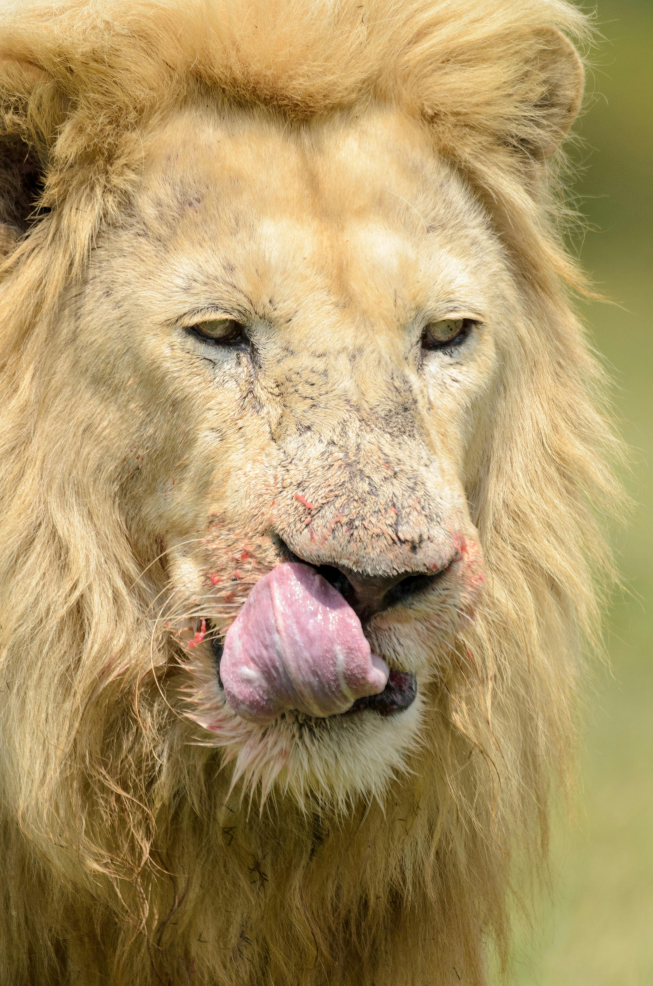
#> input picture open_cv/lion.jpg, 3264 x 4928 px (shown at 1/5 size)
$ jupyter execute page_3.ipynb
#> lines starting #> are read from the running program, lines starting #| are printed output that depends on the picture
[cell 1]
import cv2

[cell 2]
image = cv2.imread('lion.jpg')
#> image is the input picture: shape (4928, 3264, 3); mean B, G, R 102.6, 149.5, 172.7

res = image[1190:2080,1020:2080]
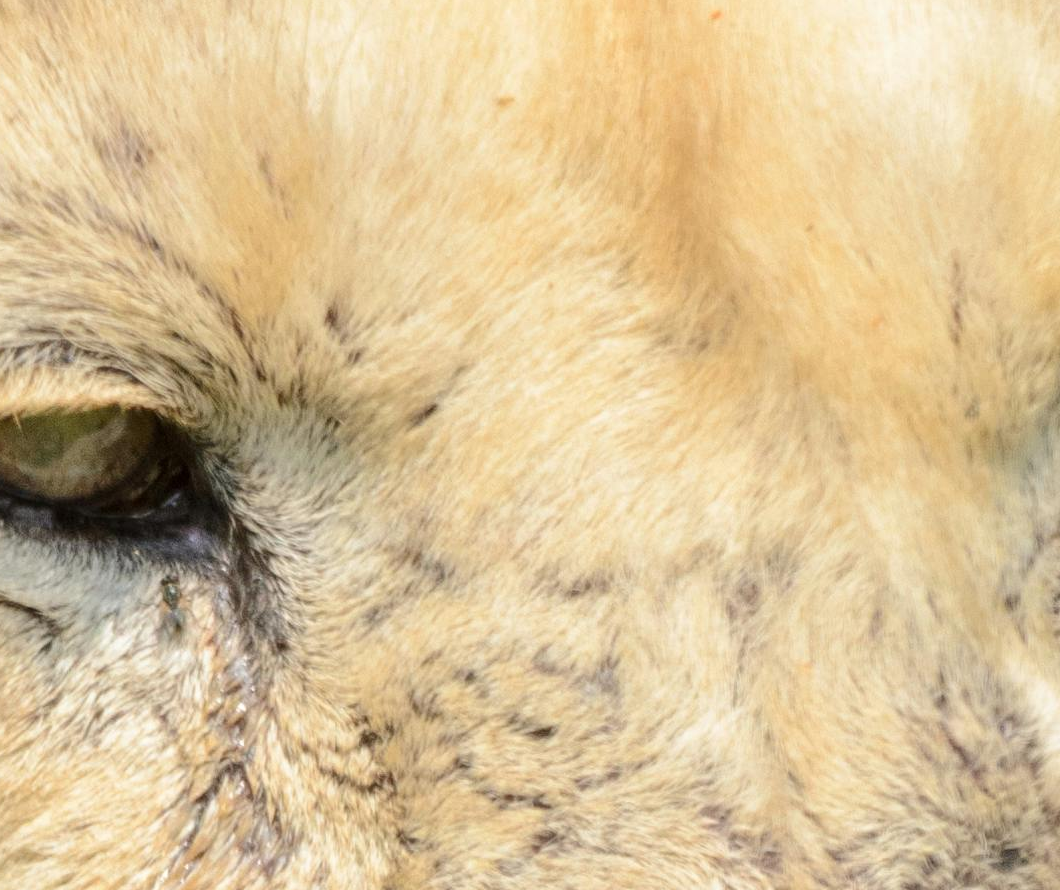
#> res: shape (890, 1060, 3); mean B, G, R 151.3, 193.4, 216.9
